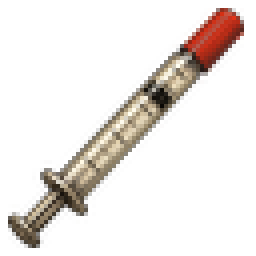
#> input picture internal/textures/insulin_syringe/items/antidama1/icon.png, 64 x 64 px, found by its file name (shown 4 times larger); the run also reads 1 picture not shown here
$ python recolor_dart_syringe_poisons.py
#> lines starting #> are read from the running program, lines starting #| are printed output that depends on the picture
from __future__ import annotations

import colorsys
import math
from pathlib import Path

from PIL import Image, ImageDraw


PROJECT_ROOT = Path(__file__).resolve().parents[2]
DART_DIR = PROJECT_ROOT / "devspace" / "items" / "dart_syringe"
ITEMS_DIR = DART_DIR / "items"

POISON_COLORS: dict[str, tuple[int, int, int]] = {
    "cyanide": (0, 190, 180),
    "sufforin": (35, 120, 190),
    "morbusine": (45, 150, 85),
    "deliriumine": (145, 95, 45),
    "paralyzant": (45, 115, 165),
    "radiotoxin": (185, 125, 5),
    "calyxanide": (115, 115, 115),
    "sulphuricacid": (190, 45, 40),
    "raptorbaneextract": (190, 15, 90),
    "europabrew": (65, 55, 70),
    "chloralhydrate": (140, 155, 45),
}

CHAMBER_COLORS: dict[str, tuple[int, int, int]] = {
    "cyanide": (127, 222, 216),
    "sufforin": (111, 169, 216),
    "morbusine": (131, 196, 147),
    "deliriumine": (196, 154, 98),
    "paralyzant": (124, 169, 201),
    "radiotoxin": (214, 178, 58),
    "calyxanide": (168, 173, 176),
    "sulphuricacid": (216, 120, 88),
    "raptorbaneextract": (214, 90, 149),
    "europabrew": (139, 120, 148),
    "chloralhydrate": (185, 196, 93),
}

PARALYZANT_BAND_COLOR = (210, 170, 55)
PARALYZANT_FEATHER_COLORS = [
    (55, 145, 210),
    (210, 170, 55),
    (55, 145, 210),
    (210, 170, 55),
    (55, 145, 210),
]


def is_red_accent(pixel: tuple[int, int, int, int]) -> bool:
    r, g, b, a = pixel
    return a > 0 and r > 75 and r > g * 1.25 and r > b * 1.15 and r - max(g, b) > 18


def is_blue_chamber(pixel: tuple[int, int, int, int]) -> bool:
    r, g, b, a = pixel
    return a > 0 and b > 70 and b > r * 1.12 and b > g * 0.82 and b - r > 18


def recolor_hue(
    image: Image.Image,
    target: tuple[int, int, int],
    predicate,
    source_value: float,
    saturation_bias: float,
) -> Image.Image:
    image = image.convert("RGBA")
    out = Image.new("RGBA", image.size, (0, 0, 0, 0))
    target_h, target_s, target_v = colorsys.rgb_to_hsv(*(channel / 255 for channel in target))

    for y in range(image.height):
        for x in range(image.width):
            r, g, b, a = image.getpixel((x, y))
            if not predicate((r, g, b, a)):
                out.putpixel((x, y), (r, g, b, a))
                continue

            _, source_s, source_v = colorsys.rgb_to_hsv(r / 255, g / 255, b / 255)
            new_s = max(0.05, min(1.0, target_s * (saturation_bias + source_s * 0.45)))
            new_v = max(0.05, min(1.0, source_v * target_v / source_value))
            nr, ng, nb = colorsys.hsv_to_rgb(target_h, new_s, new_v)
            out.putpixel((x, y), (round(nr * 255), round(ng * 255), round(nb * 255), a))

    return out


def recolor_dart(
    image: Image.Image,
    accent_color: tuple[int, int, int],
    chamber_color: tuple[int, int, int],
) -> Image.Image:
    out = recolor_hue(image, accent_color, is_red_accent, source_value=0.82, saturation_bias=0.65)
    return recolor_hue(out, chamber_color, is_blue_chamber, source_value=0.72, saturation_bias=0.42)


def red_components(image: Image.Image) -> list[list[tuple[int, int]]]:
    image = image.convert("RGBA")
    red_pixels = {
        (x, y)
        for y in range(image.height)
        for x in range(image.width)
        if is_red_accent(image.getpixel((x, y)))
    }
    components: list[list[tuple[int, int]]] = []
    while red_pixels:
        start = red_pixels.pop()
        stack = [start]
        component = [start]
        while stack:
            x, y = stack.pop()
            for nx in (x - 1, x, x + 1):
                for ny in (y - 1, y, y + 1):
                    if (nx, ny) in red_pixels:
                        red_pixels.remove((nx, ny))
                        stack.append((nx, ny))
                        component.append((nx, ny))
        components.append(component)
    return sorted(components, key=len, reverse=True)


def recolor_paralyzant(image: Image.Image) -> Image.Image:
    image = recolor_hue(
        image,
        CHAMBER_COLORS["paralyzant"],
        is_blue_chamber,
        source_value=0.72,
        saturation_bias=0.42,
    )
    out = image.copy()
    components = red_components(image)
    if not components:
        return out

    tail_component = components[0]
    tail_set = set(tail_component)
    xs = [x for x, _ in tail_component]
    ys = [y for _, y in tail_component]
    min_x = min(xs)
    max_x = max(xs)
    min_y = min(ys)
    max_y = max(ys)
    span = max(1, max_x - min_x + 1)
    vertical_tail = max_y - min_y > span * 1.4
    feather_positions: dict[tuple[int, int], float] = {}

    if vertical_tail:
        for x, y in tail_component:
            feather_positions[(x, y)] = (x - min_x) / span
    else:
        base_x = min_x + span * 0.08
        base_y = max_y - (max_y - min_y) * 0.08
        angles = []
        for x, y in tail_component:
            angle = math.atan2(base_y - y, x - base_x)
            angles.append(angle)
            feather_positions[(x, y)] = angle
        min_angle = min(angles)
        angle_span = max(0.001, max(angles) - min_angle)
        for position, angle in list(feather_positions.items()):
            feather_positions[position] = (angle - min_angle) / angle_span

    for y in range(image.height):
        for x in range(image.width):
            pixel = image.getpixel((x, y))
            if not is_red_accent(pixel):
                continue
            if (x, y) in tail_set:
                feather_position = feather_positions[(x, y)]
                palette_index = min(len(PARALYZANT_FEATHER_COLORS) - 1, max(0, int(feather_position * len(PARALYZANT_FEATHER_COLORS))))
                target = PARALYZANT_FEATHER_COLORS[palette_index]
            else:
                target = PARALYZANT_BAND_COLOR

            single = Image.new("RGBA", (1, 1), pixel)
            recolored = recolor_hue(
                single,
                target,
                lambda p: True,
                source_value=0.82,
                saturation_bias=0.65,
            )
            out.putpixel((x, y), recolored.getpixel((0, 0)))

    return out


def build_preview(identifiers: list[str]) -> None:
    icons = [Image.open(ITEMS_DIR / ident / "icon.png").convert("RGBA") for ident in identifiers]
    sprites = [Image.open(ITEMS_DIR / ident / "sprite.png").convert("RGBA") for ident in identifiers]
    cell_w = 84
    cell_h = 150
    sheet = Image.new("RGBA", (cell_w * len(identifiers), cell_h), (255, 255, 255, 255))
    draw = ImageDraw.Draw(sheet)

    for index, ident in enumerate(identifiers):
        x = index * cell_w
        icon = icons[index]
        sprite = sprites[index]
        sheet.alpha_composite(icon.resize((64, 64), Image.Resampling.NEAREST), (x + 10, 0))
        sprite_preview = sprite.resize((sprite.width * 2, sprite.height * 2), Image.Resampling.NEAREST)
        sheet.alpha_composite(sprite_preview, (x + (cell_w - sprite_preview.width) // 2, 58))
        draw.text((x + 2, cell_h - 12), ident[:12], fill=(0, 0, 0, 255))

    sheet.save(DART_DIR / "poison_dart_preview.png")


def main() -> None:
    base_icon = Image.open(DART_DIR / "icon.png").convert("RGBA")
#> base_icon is the input picture: PIL image 64x64 RGBA; mean R, G, B, A 26.9, 21.1, 17.1, 41.6
    base_sprite = Image.open(DART_DIR / "sprite.png").convert("RGBA")

    identifiers = list(POISON_COLORS)
    for ident, color in POISON_COLORS.items():
        item_dir = ITEMS_DIR / ident
        item_dir.mkdir(parents=True, exist_ok=True)
        chamber_color = CHAMBER_COLORS[ident]
        if ident == "paralyzant":
            recolor_paralyzant(base_icon).save(item_dir / "icon.png")
            recolor_paralyzant(base_sprite).save(item_dir / "sprite.png")
        else:
            recolor_dart(base_icon, color, chamber_color).save(item_dir / "icon.png")
            recolor_dart(base_sprite, color, chamber_color).save(item_dir / "sprite.png")
#> this loop made 11 passes
#> pass 1, in recolor_dart, `out = recolor_hue(image, accent_color, is_red_accent, source_value=0.8..`:
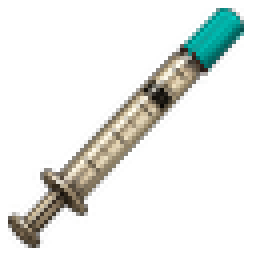
#> out: PIL image 64x64 RGBA (shown 4 times larger); mean R, G, B, A 21.2, 24.6, 21.1, 41.6; transparent parts drawn white
#> pass 1, in main, `recolor_dart(base_icon, color, chamber_color).save(item_dir / "icon.pn..`:
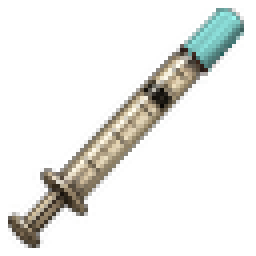
#> saved as icon.png: PIL image 64x64 RGBA (shown 4 times larger); mean R, G, B, A 25, 25.6, 22.2, 41.6; transparent parts drawn white
#> pass 2, in recolor_dart (call 3), `out = recolor_hue(image, accent_color, is_red_accent, source_value=0.8..`:
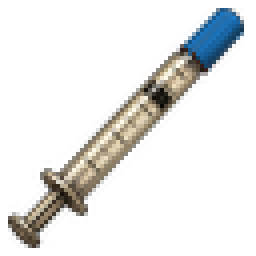
#> out: PIL image 64x64 RGBA (shown 4 times larger); mean R, G, B, A 22, 22.6, 21.3, 41.6; transparent parts drawn white

    build_preview(identifiers)
#> in build_preview, `icons = [Image.open(ITEMS_DIR / ident / "icon.png").convert("RGBA") fo..`: icons = 11 items
#> in build_preview, `sheet = Image.new("RGBA", (cell_w * len(identifiers), cell_h), (255, 2..`: sheet: PIL image 924x150 RGBA; every value is 255
#> the loop in build_preview, `for index, ident in enumerate(identifiers):` made 11 passes
#> pass 1, in build_preview, `sprite_preview = sprite.resize((sprite.width * 2, sprite.height * 2), ..`:
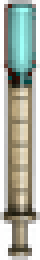
#> sprite_preview: PIL image 20x130 RGBA (shown 2 times larger); mean R, G, B, A 83.5, 89.7, 77.7, 159.7; transparent parts drawn white
#> after the loop in build_preview, `for index, ident in enumerate(identifiers):`:
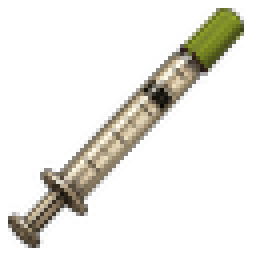
#> icon: PIL image 64x64 RGBA (shown 4 times larger); mean R, G, B, A 25, 23.6, 17.3, 41.6; transparent parts drawn white
#> after the loop in build_preview, `for index, ident in enumerate(identifiers):`:
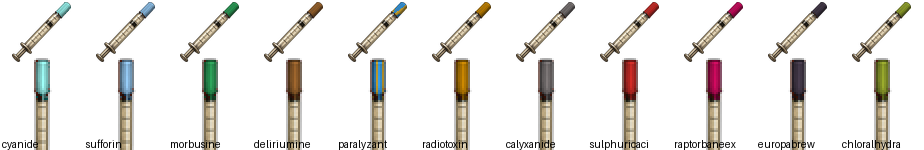
#> sheet: PIL image 924x150 RGBA; mean R, G, B, A 233.5, 231.6, 228.6, 255
#> after the loop in build_preview, `for index, ident in enumerate(identifiers):`:
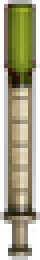
#> sprite_preview: PIL image 20x130 RGBA (shown 2 times larger); mean R, G, B, A 83.6, 79, 51.1, 159.7; transparent parts drawn white
    print(f"Wrote {len(identifiers)} poison dart item folders under {ITEMS_DIR.relative_to(PROJECT_ROOT)}")
    print(f"Wrote {(DART_DIR / 'poison_dart_preview.png').relative_to(PROJECT_ROOT)}")


if __name__ == "__main__":
    main()
